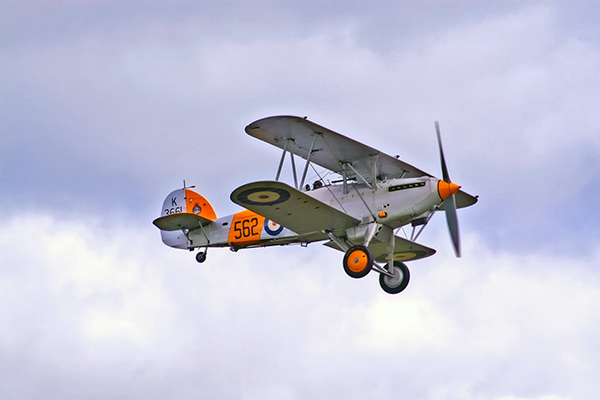
#> input picture images/airplane.bmp, 600 x 400 px
$ python 24_blurring2.py
#> lines starting #> are read from the running program, lines starting #| are printed output that depends on the picture
import cv2
import matplotlib.pyplot as plt
import numpy as np

img = cv2.imread('./images/airplane.bmp')
#> img is the input picture: shape (400, 600, 3); mean B, G, R 217.1, 197.6, 196.8
dst1 = cv2.cvtColor(img, cv2.COLOR_BGR2RGB)
dst2 = cv2.blur(img, (7, 7))
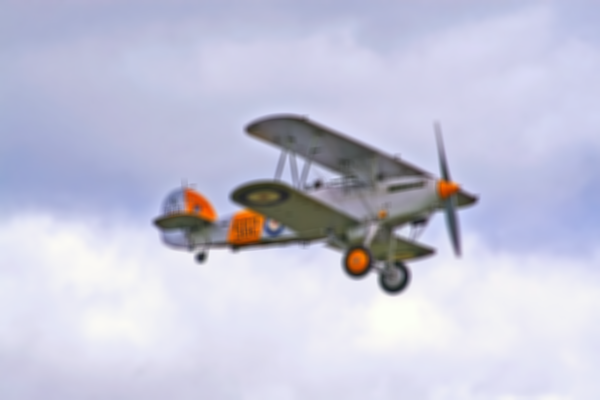
#> dst2: shape (400, 600, 3); mean B, G, R 217.1, 197.6, 196.8
dst3 = cv2.GaussianBlur(img, (0,0), 2)

# 픽셀 주변의 값 중에서 중간값을 선택해서 새로운 픽셀 값으로 바꾸는 필터
# 이미지의 각 픽셀을 기준으로 주변 픽셀을 확인한 후 그 중에서 가장 중간값
# (순서대로 정렬)을 가져와서 그 픽셀을 새로운 값으로 바꿔 블러처리 함
dst4 = cv2.medianBlur(img, 7)
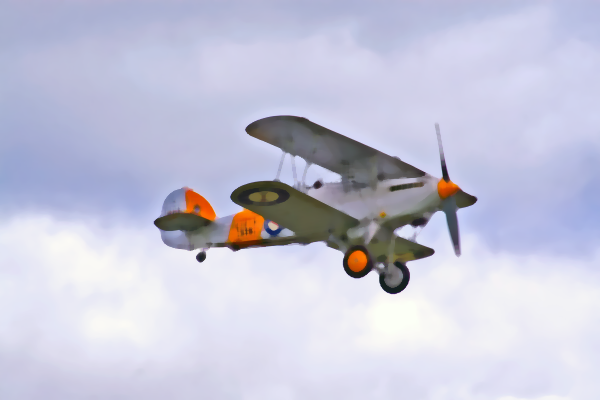
#> dst4: shape (400, 600, 3); mean B, G, R 217.4, 198, 197.3

# 양방향 필터(bilateralFilter)
# 엣지(윤곽선) 보전하면서 부드럽게 처리할 수 있는 필터
# 공간 정보 + 픽셀 색상 정보를 함께 고려
# 색상 거리 시그마, 공간 거리 시그마
# 노이즈를 줄이고, 운곽선을 유지하고 싶을 때
dst5 = cv2.bilateralFilter(img, 12, 100, 100)

cv2.imshow('img', img)
cv2.imshow('dst1', dst1)
cv2.imshow('dst2', dst2)
cv2.imshow('dst3', dst3)
cv2.imshow('dst4', dst4)

plt.figure(figsize=(10, 5))
for i, k in enumerate([5, 7, 9]):
    kernel = np.ones((k, k)) / k ** 2
    # dst1 : 영상, -1: 출력이미지의 채널을 동일하게
    filtering = cv2.filter2D(dst1, -1, kernel)
    plt.subplot(1, 3, i+1)
    plt.imshow(filtering)
    plt.title('kernel size: {}'.format(k))
    plt.axis('off')

plt.show()
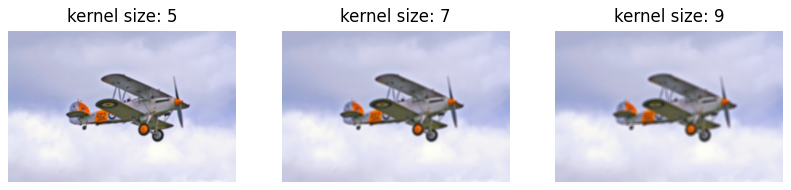
#> figure drawn by matplotlib, 3 panels
cv2.waitKey()

$ run again, with images/field.bmp copied over images/airplane.bmp
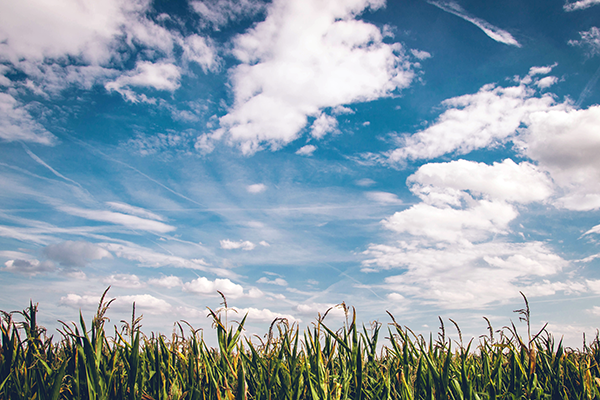
#> input picture images/field.bmp, 600 x 400 px
#> img is the input picture: shape (400, 600, 3); mean B, G, R 173.2, 160.3, 141.8
#> `dst4 = cv2.medianBlur(img, 7)`:
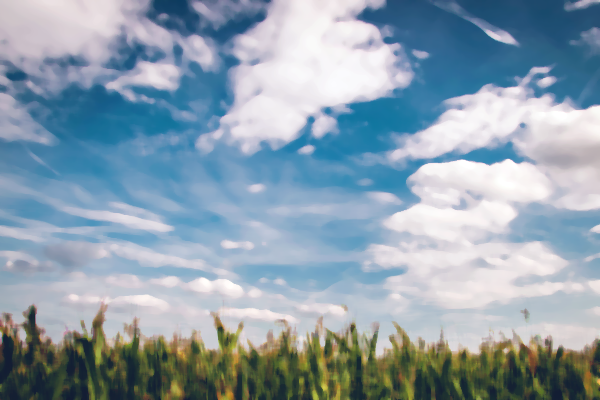
#> dst4: shape (400, 600, 3); mean B, G, R 173.2, 160, 141.5
#> `plt.show()`:
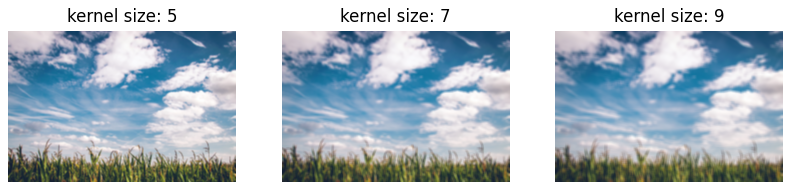
#> figure drawn by matplotlib, 3 panels
